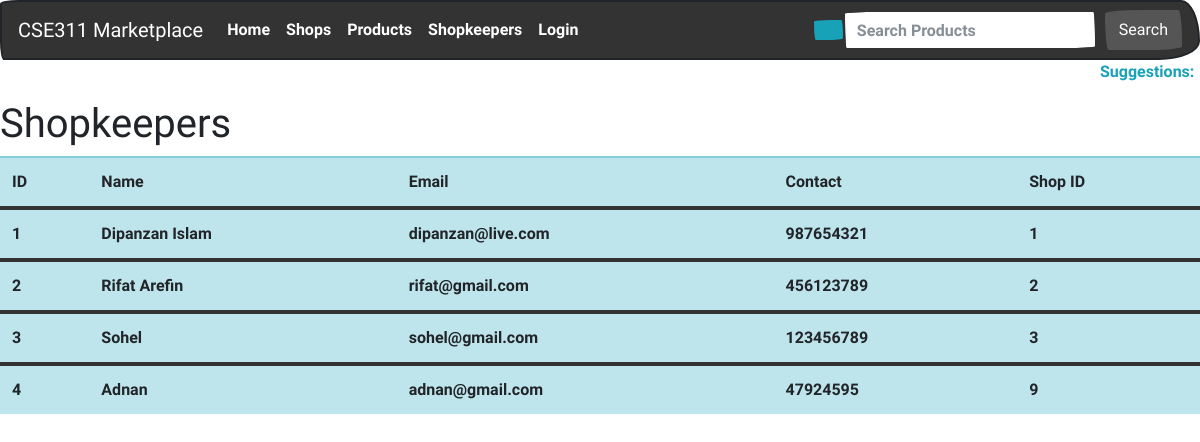
/shopkeepers.php, run on the app's committed database.
### tables this page shows
CREATE TABLE `shopkeeper` (
  `skID` int(11) NOT NULL,
  `skEmail` text NOT NULL,
  `skPassword` text NOT NULL,
  `skName` text,
  `skContact` text,
  `shopID` int(11) NOT NULL
);

### includes/query.php (called while the page is built, shortened)
<?php
	$allShopkeepers = 'SELECT */*skID, skEmail, skName, skContact, shop.shopName */
		FROM shopkeeper
		/* INNER JOIN shop
		ON shopkeeper.skID = shop.shopID */
		ORDER BY skID
	';
?>

### shopkeepers.php (the view, shortened to what this page needs)
<?php
	require ('config/db.php');
	include_once ('includes/query.php');
	$result = mysqli_query($conn, $allShopkeepers);
	$shopkeepers = mysqli_fetch_all($result, MYSQLI_ASSOC);
?>
<!DOCTYPE html>
<html>
	<head>
		<link rel="stylesheet" type="text/css" href="https://bootswatch.com/4/sketchy/bootstrap.min.css">
	</head>
	<body>
		<?php include ('includes/header.php'); ?>
		<h1>Shopkeepers</h1>
		<div class="">
			<table class="table table-hover">
				<thead>
				    <tr class="table-info">
				      <th scope="col">ID</th>
				      <th scope="col">Name</th>
				      <th scope="col">Email</th>
				      <th scope="col">Contact</th>
				      <th scop="col">Shop ID</th>
				    </tr>
			    </thead>
			<?php foreach ($shopkeepers as $shopkeeper): ?>
				  <tbody>
				    <tr class="table-info">
				      <td><?php echo $shopkeeper['skID']; ?></td>
				      <td><?php echo $shopkeeper['skName']; ?></td>
				      <td><?php echo $shopkeeper['skEmail']; ?></td>
				      <td><?php echo $shopkeeper['skContact']; ?></td>
				      <td><?php echo $shopkeeper['shopID']; ?></td>
				    </tr>
				  </tbody>
			<?php endforeach; ?>
			</table>
		</div>
	</body>
</html>

### data on the page
shopkeeper: skID "1", skName "Dipanzan Islam", skEmail "dipanzan@live.com", skContact "987654321", shopID "1"
shopkeeper: skID "2", skName "Rifat Arefin", skEmail "rifat@gmail.com", skContact "456123789", shopID "2"
shopkeeper: skID "3", skName "Sohel", skEmail "sohel@gmail.com", skContact "123456789", shopID "3"
shopkeeper: skID "4", skName "Adnan", skEmail "adnan@gmail.com", skContact "47924595", shopID "9"
